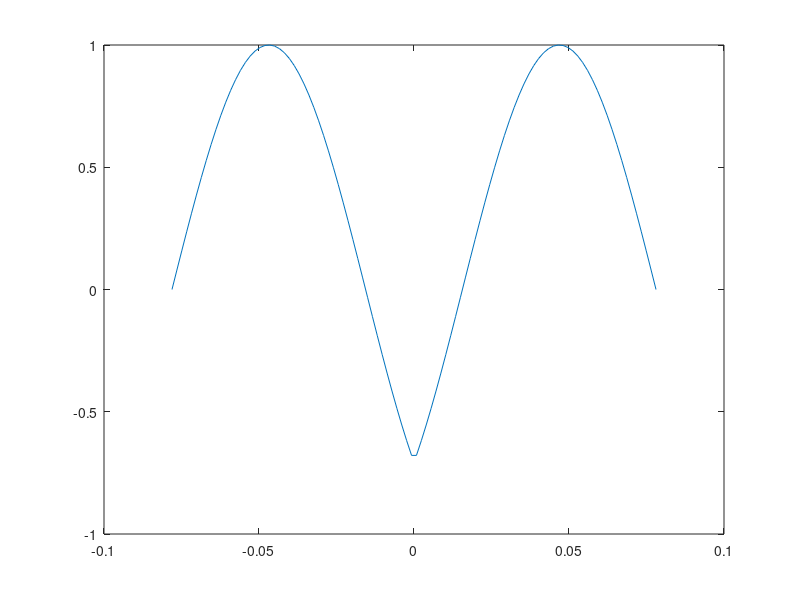

Here is the MATLAB script that generated this plot:
% lab 3

c = 2.99792458*10^8;% speed of light
I0 = 1;             % current amplitude
f = 2.4*10^9;       % frequency of both a microwave oven and wifi
lambda = c/f;       % wavelength
k = (2*pi)/lambda;  % wave #
L = 1.25*lambda;    % length of antenna
N = 100;            % # of data points
z = linspace(-L/2,L/2,N);

% piecewise equation for current phasor I~(z)

%{
for i = 1:N
    if z(i) < 0
        I(i) = I0*sin(k*(L/2+z(i)));
    elseif abs(z(i)) > L/2
        disp('error: z out of bounds')
    else
        I(i) = I0*sin(k*(L/2-z(i)));
    end
end
%}

% the above code works, but is bulky. use below instead:
I = I0.*sin(k.*(L/2-abs(z)));

plot(z,I)